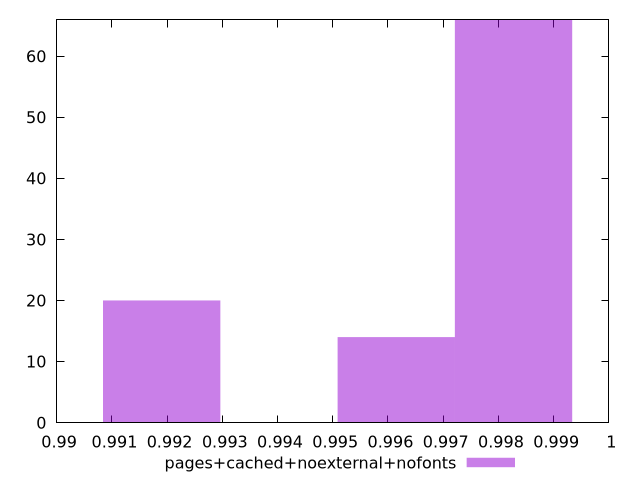

Here is the gnuplot script that generated this plot:
$_pagesCachedNoexternalNofonts <<EOF
0.9982738228980992 66
0.9961498360408693 14
0.9919018623264092 20
EOF
set key outside below
set terminal pngcairo
set output "report_00004_2020-11-02T20-21-41.718Z/first-cpu-idle/pages+cached+noexternal+nofonts//hist.png"
set yrange [0:66]
set boxwidth 0.0021239868572299984
set style fill transparent solid 0.5 noborder
plot $_pagesCachedNoexternalNofonts title "pages+cached+noexternal+nofonts" with boxes ,
